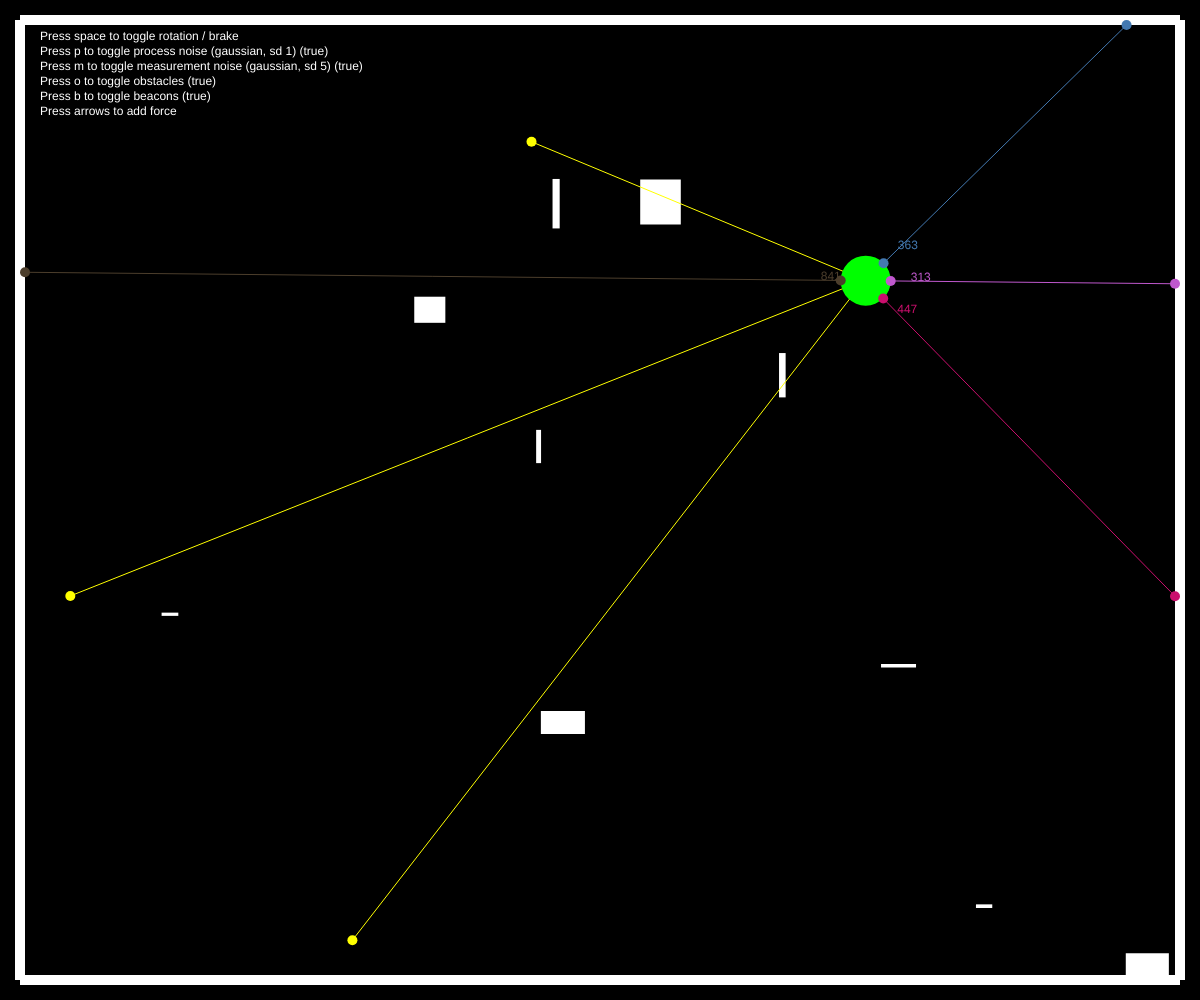
Frame 1 (no input)
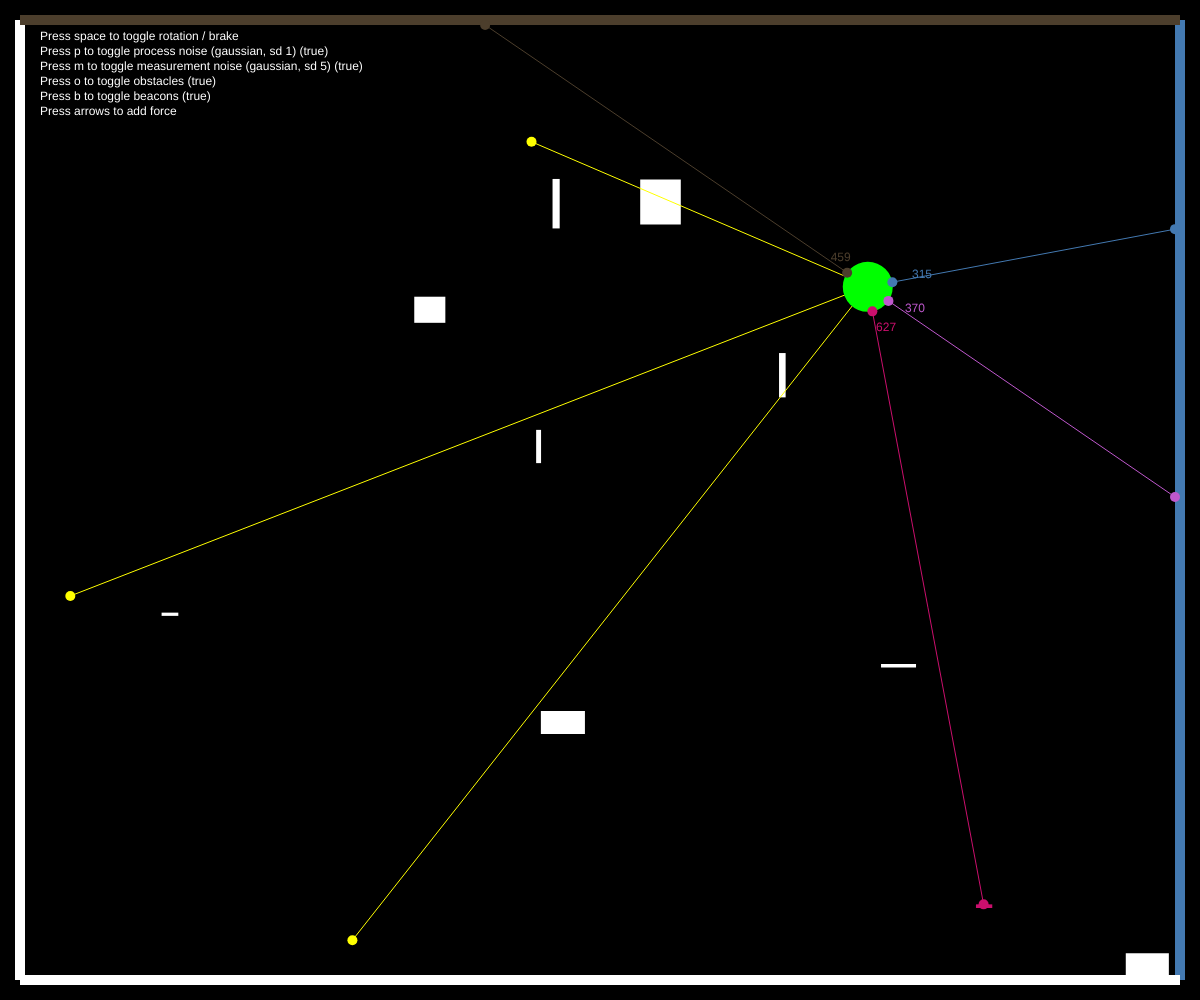
Frame 60 (no input)
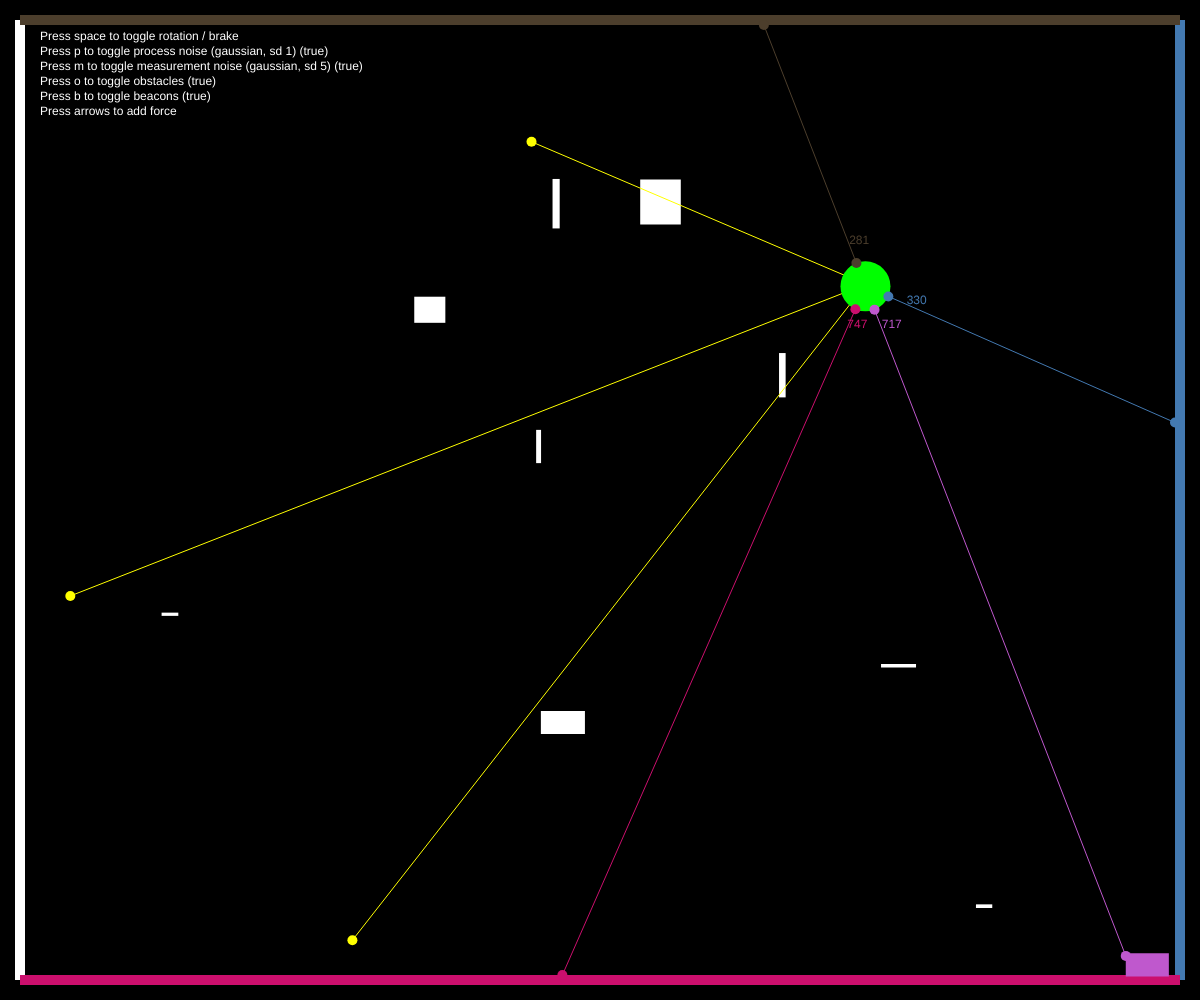
Frame 120 (the mouse pressed at the canvas centre since frame 60)

The p5.js sketch that drew these frames (run headless with seeded random() and noise() and a simulated clock; from frame 60 on, the mouse is pressed at the canvas centre):

// p5.js sketch
// ── sketch.js
let obstacles = [];
let beacons = [];
function setup() {
	createCanvas(windowWidth, windowHeight);
	rectMode(CENTER);


	// boundary = new Boundary;


	robot = new Robot(random(100, windowWidth - 30), random(100, windowHeight - 30));

	obstacles.push(new Obstacle(20,windowHeight/2,10,windowHeight-40));
	obstacles.push(new Obstacle(windowWidth-20,windowHeight/2,10,windowHeight-40));
	obstacles.push(new Obstacle(windowWidth/2,20,windowWidth-40,10));
	obstacles.push(new Obstacle(windowWidth/2,windowHeight-20,windowWidth-40,10));
	let obstaclemaxsize = 50;
	for (let i=0; i<10; i++) {
		let obstacle  = new Obstacle(random(30, windowWidth - 30), random(30, windowHeight - 30), random(0,obstaclemaxsize),random(0,obstaclemaxsize));
		if ( ! obstacle.intersects) {
				obstacles.push(obstacle);
		}
	}
	for (let i=0; i<3; i++) {
		let beacon = new Beacon(random(30, windowWidth - 30), random(30, windowHeight - 30));
		beacons.push(beacon);
	}

	rot = true;
	pnoise = true;
	mnoise = true;
	viewobstacles = true;
	viewbeacons = true;
}

function draw() {

	background(0);
	// boundary.show();
	fill(255);
	stroke(0);
	strokeWeight(1);
	text(`Press space to toggle rotation / brake`, 40, 40);
	text(`Press p to toggle process noise (gaussian, sd 1) (${pnoise})`, 40, 55);
	text(`Press m to toggle measurement noise (gaussian, sd 5) (${mnoise})`, 40, 70);
	text(`Press o to toggle obstacles (${viewobstacles})`, 40, 85);
	text(`Press b to toggle beacons (${viewbeacons})`, 40, 100);
	text(`Press arrows to add force`, 40, 115);


  if (viewobstacles) {
		for (let obstacle of obstacles) {
			obstacle.show();
			obstacle.changeColor(255);
		}
	}

	if (viewbeacons) {
		for (let beacon of beacons) {
			beacon.show();
		}
	}


	robot.move();

	// Add process noise
	if (pnoise) {
		robot.addpnoise();
	}


	for (let las of robot.lasers) {
		if (rot) {
			las.rotatelaser(0.01);
		}
		las.testobjects();
		// Add measurement noise
		if (mnoise) {
			las.addmnoise();
		}
	}
	robot.show();
}

function keyTyped() {
	if (key == ' ') {
		rot = !rot;
	}
	if (key == 'p') {
		pnoise = !pnoise;
	}
	if (key == 'm') {
		mnoise = !mnoise;
	}
	if (key == 'o') {
		viewobstacles = !viewobstacles;
	}
	if (key == 'b') {
		viewbeacons = !viewbeacons;
	}
}

class Obstacle {
	constructor(x_,y_,w_,h_) {
		this.pos = createVector(x_,y_);
		this.size = createVector(w_,h_);

		this.top = this.pos.y-this.size.y/2;
		this.right = this.pos.x+this.size.x/2;
		this.bottom = this.pos.y+this.size.y/2;
		this.left = this.pos.x-this.size.x/2;

		this.color = 255
		this.intersects = false;
		let x_d = abs(this.pos.x - robot.pos.x);
		let y_d = abs(this.pos.y - robot.pos.y);
		if (x_d <= robot.radius + this.size.x/2 && y_d <= robot.radius + this.size.y/2) {
			this.intersects = true;
		}
	}

	show() {
		strokeWeight(0);
		fill(this.color);
		rectMode(CENTER)
		rect(this.pos.x,this.pos.y,this.size.x,this.size.y);
	}
	changeColor(color_) {
		this.color = color_;
	}
	burn(x_,y_, color_) {
		this.color = color_;
		fill(this.color);
		strokeWeight(0);
		ellipse(x_,y_,10,10);
	}
}

class Beacon {
	constructor(x_,y_) {
		this.pos = createVector(x_,y_);
		}

	show() {
		strokeWeight(0);
		fill(255,255,0);
		rectMode(CENTER)
		ellipse(this.pos.x,this.pos.y,10,10);

		stroke(255,255,0);
		strokeWeight(1);
		line(this.pos.x,this.pos.y,robot.pos.x,robot.pos.y)
	}
}

class Laser {
	constructor(parentrobot_,theta_) {
		this.color = [random(0,255),random(0,255),random(0,255)]
		this.theta = theta_;
		this.parentrobot = parentrobot_;
		this.orientation = createVector(cos(this.theta),sin(this.theta));
		this.length = 1000;
		this.collision = createVector(this.parentrobot.pos.x + this.length * this.orientation.x,
			 this.parentrobot.pos.y + this.length * this.orientation.y)
		this.burnedobstacle = null;
	}

	rotatelaser(rotation_) {
		this.theta = this.theta + rotation_;
		this.orientation = createVector(cos(this.theta),sin(this.theta));
		this.collision = createVector(this.parentrobot.pos.x + this.length * this.orientation.x,
			 this.parentrobot.pos.y + this.length * this.orientation.y)
	}

	testobjects() {
		this.length = 1000;
		let m = this.orientation.y/this.orientation.x;
		let c = this.parentrobot.pos.y - m * this.parentrobot.pos.x;
		for (let obstacle of obstacles) {
			// if the laser overlaps the top
			if ((obstacle.top-c)/m > obstacle.left && (obstacle.top-c)/m<obstacle.right) {
				let testcollision = createVector((obstacle.top-c)/m,obstacle.top);
				this.hit(obstacle, testcollision);
			}
			// if the laser overlaps the bottom
			if ((obstacle.bottom-c)/m > obstacle.left && (obstacle.bottom-c)/m<obstacle.right) {
				let testcollision = createVector((obstacle.bottom-c)/m,obstacle.bottom);
				this.hit(obstacle, testcollision);
			}
			// if the laser overlaps the right
			if (m * obstacle.right + c > obstacle.top && m * obstacle.right + c < obstacle.bottom) {
				let testcollision = createVector(obstacle.right,m * obstacle.right + c);
				this.hit(obstacle, testcollision);
			}
			// if the laser overlaps the left
			if (m * obstacle.left + c > obstacle.top && m * obstacle.left + c < obstacle.bottom) {
				let testcollision = createVector(obstacle.left,m * obstacle.left + c);
				this.hit(obstacle, testcollision);
			}

		}
		if (this.burnedobstacle) {
			this.burnedobstacle.burn(this.collision.x,this.collision.y, this.color);

		}
	}

	hit (obstacle_, testcollision_) {
		// if the object is in front of the eye
		if ((this.orientation.x > 0 && testcollision_.x > this.parentrobot.pos.x) || (this.orientation.y > 0 && testcollision_.y > this.parentrobot.pos.y) ||
		(this.orientation.x < 0 && testcollision_.x < this.parentrobot.pos.x) || (this.orientation.y < 0 && testcollision_.y < this.parentrobot.pos.y)) {
			let xdist = testcollision_.x-this.parentrobot.pos.x;
			let ydist = testcollision_.y-this.parentrobot.pos.y;
			let tempdist = sqrt(xdist**2+ydist**2);
			// if this is the first collision or the closest collision seen
			if (tempdist < this.length) {
				this.length = tempdist;
				this.burnedobstacle = obstacle_;
				this.collision = testcollision_;
			}
		}
	}

	addmnoise() {
		this.length = this.length + randomGaussian(0,5);
	}

	show () {
		strokeWeight(0);
		stroke(this.color);
		fill(this.color);
		text(this.length.toFixed(0),this.parentrobot.pos.x + (this.parentrobot.radius + 20) * this.orientation.x, this.parentrobot.pos.y + (this.parentrobot.radius + 20) * this.orientation.y);
		ellipse(this.parentrobot.pos.x + this.parentrobot.radius * this.orientation.x, this.parentrobot.pos.y + this.parentrobot.radius * this.orientation.y, 10, 10);
		strokeWeight(1);
		line(this.parentrobot.pos.x + this.parentrobot.radius * this.orientation.x, this.parentrobot.pos.y + this.parentrobot.radius * this.orientation.y, this.collision.x, this.collision.y)
	}
}

class Robot {
	constructor(x_,y_) {
		this.pos = createVector(x_,y_);
		this.vel = createVector(0,0);
		this.acc = createVector(0,0);
		this.angle = 0;
		this.orientation = createVector(cos(this.angle),sin(this.angle));
		let normalisationconstant = sqrt(this.orientation.x**2+this.orientation.y**2);
		this.orientation.x = this.orientation.x/normalisationconstant;
		this.orientation.y = this.orientation.y/normalisationconstant;
		this.radius = 25;
		this.lasers = [];
		this.lasers.push(new Laser(this, 0));
		this.lasers.push(new Laser(this, PI));
		this.lasers.push(new Laser(this, 7*PI/4));
		this.lasers.push(new Laser(this, PI/4));

		// Set up beacon distances
		this.beacondistances = [];
		for (beacon of beacons) {
			d = sqrt(beacon.pos.x**2 + beacon.pos.y**2);
			this.beacondistances.push(d);
		}
	}

	move() {
		//drag
		this.vel.mult(0.99)

		this.acc.x = 0;
		this.acc.y = 0;

		//add force
		if (keyIsDown(LEFT_ARROW)) {
			this.acc.x = - 0.1;
		}
		if (keyIsDown(RIGHT_ARROW)) {
			this.acc.x = 0.1;
		}
		if (keyIsDown(UP_ARROW)) {
			this.acc.y = - 0.1;
		}
		if (keyIsDown(DOWN_ARROW)) {
			this.acc.y = 0.1;
		}
		// halt
		if (keyIsDown (32)) {
			this.vel.x = 0;
			this.vel.y = 0;
		}

		// propagate physics
		this.vel = this.vel.add(this.acc);
		this.pos = this.pos.add(this.vel);

		// check for collisions
		this.collide();

		//Update beacondistances
		this.beacondistances = [];
		for (let beacon of beacons) {
			let d = sqrt(beacon.pos.x**2 + beacon.pos.y**2);
			this.beacondistances.push(d);
		}
	}

	addpnoise() {
		let angle = random(0,2*PI);
		let movement = createVector(cos(angle),sin(angle));
		let amplitude = randomGaussian(0,1);
		this.pos.x = this.pos.x + amplitude * movement.x;
		this.pos.y = this.pos.y + amplitude * movement.y;
	}


	collide() {
		for (let obstacle of obstacles) {
				let x_d = abs(obstacle.pos.x - this.pos.x);
				let y_d = abs(obstacle.pos.y - this.pos.y);
				if (x_d <= this.radius + obstacle.size.x/2 && y_d <= this.radius+obstacle.size.y/2) {
					this.vel.x = -this.vel.x;
					this.vel.y = -this.vel.y;
				}
				// if (y_d < this.radius+obstacle.size.y/2) {
				// 	this.vel.y = -this.vel.y;
				// }
			}
		// if (this.pos.x - this.radius < boundary.pos.x - boundary.size.x/2 || this.pos.x + this.radius > boundary.pos.x + boundary.size.x/2 ) {
		// 	this.vel.x = - this.vel.x;
		// }
		// if (this.pos.y - this.radius < boundary.pos.y - boundary.size.y/2 || this.pos.y + this.radius > boundary.pos.y + boundary.size.y/2 ) {
		// 	this.vel.y = - this.vel.y;
		// }
	}

	show() {
		strokeWeight(0);
		fill(0,255,0);
		ellipse(this.pos.x, this.pos.y, this.radius*2, this.radius*2);

		//lasers
		for (let las of this.lasers) {
			las.show();
		}
	}
}
